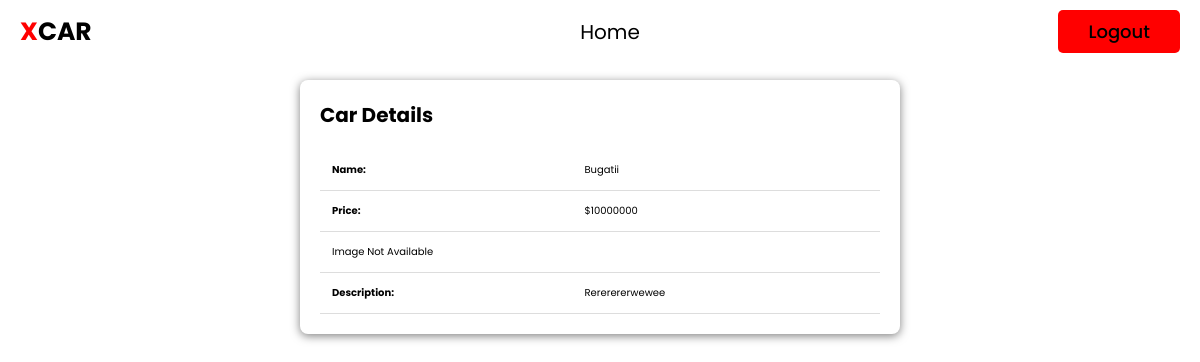
Page /php/ProductPage.php?id=1 on the committed database.
### tables this page shows
CREATE TABLE `cars` (
  `id` int(11) NOT NULL,
  `name_car` varchar(255) NOT NULL,
  `price` int(20) NOT NULL,
  `image` varchar(255) NOT NULL,
  `description` varchar(300) NOT NULL
);

### php/ProductPage.php (the view, shortened to what this page needs)
<?php
include 'databaseSign.php';
?>
<!DOCTYPE html>
<html lang="en">
<head>
    <link rel="stylesheet" href="https://cdnjs.cloudflare.com/ajax/libs/font-awesome/6.5.1/css/all.min.css"
/>
    <link rel="stylesheet" href="styleProduct.css">
    <link rel="stylesheet" href="https://cdn.jsdelivr.net/npm/swiper@11/swiper-bundle.min.css" />
</head>
<body>
    <header class="header">
        <a href="index.php" class="logo"><span>X</span>CAR</a>
        <nav class="navbar" style="margin-left:50px; ">
            <a href="index.php" style="font-size:20px">Home</a>
        </nav>
        <div id="login-btn">
            <button class="btn"><a href="logout.php">Logout</a></button>
        </div>
    </header>
    <?php
    if (isset($_GET['id'])) {
        $car_id = $_GET['id'];
        $stmt = mysqli_prepare($conn, "SELECT * FROM cars WHERE id = ?");
        mysqli_stmt_bind_param($stmt, "i", $car_id);
        mysqli_stmt_execute($stmt);
        $result = mysqli_stmt_get_result($stmt);
        $car = mysqli_fetch_assoc($result);
        if (!$car) {
            echo "<p>Car not found</p>";
        } else {
            echo "<div class='car-details-container'>";
            echo "<h1>Car Details</h1>";
            echo "<table class='car-details'>";
            echo "<tr><td><b>Name:</b></td><td>" . htmlspecialchars($car['name_car']) . "</td></tr>";
            echo "<tr><td><b>Price:</b></td><td>$" . htmlspecialchars($car['price']) . "</td></tr>";
            $imagePath = 'images/' . htmlspecialchars($car['image']);
            if (file_exists($imagePath)) {
                echo "<tr><td colspan='2'><img src='$imagePath' alt='" . htmlspecialchars($car['name_car']) . "' class='car-image' /></td></tr>";
            } else {
                echo "<tr><td colspan='2'>Image not available</td></tr>";
            }
            if (!empty($car['description'])) {
                echo "<tr><td><b>Description:</b></td><td>" . htmlspecialchars($car['description']) . "</td></tr>";
            }
            echo "</table>";
            echo "</div>";
        }
    } else {
        echo "<p>No car selected</p>";
    }
    ?>
</body>
</html>

### css/styleProduct.css (style rules this page uses)
* { font-family: 'Poppins', sans-serif; margin: 0; padding: 0; box-sizing: border-box; outline: none; border: none; text-decoration: none; text-transform: capitalize; }
html { font-size: 62.5%; overflow-x: hidden; scroll-padding-top: 7rem; scroll-behavior: smooth; }
#login-btn .btn a { text-decoration: none; font-size: large; color: black; }
.btn { display: inline-block; margin-top: 1rem; border-radius: 0.5rem; background: red; color: black; font-weight: 500; font-size: 1.7rem; cursor: pointer; padding: .8rem 3rem; }
.header { position: fixed; top: 0; left: 0; right: 0; z-index: 999; background: white; display: flex; align-items: center; justify-content: space-between; padding: 3rem 9%; }
.header .logo { font-size: 2.5rem; color: black; font-weight: bolder; }
.header .logo span { color: red; }
.header .navbar a { font-size: 1.7rem; margin: 0 1rem; color: black; }
.header .btn { margin-top: 0; }
.car-details-container { max-width: 600px; margin: 20px auto; padding: 20px; background-color: #fff; border-radius: 8px; box-shadow: 0 2px 4px rgba(0, 0, 0, 0.1); }
.car-details { width: 100%; border-collapse: collapse; margin-top: 20px; }
.car-details th, .car-details td { text-align: left; padding: 12px; border-bottom: 1px solid #ddd; }
.header { background:white ; color: #ff0000; padding: 10px 0; text-align: center; }
.header a { color: #fff; text-decoration: none; }
.navbar a { margin: 0 10px; color: #fff; text-decoration: none; }

### php/ProductPage.php (style rules this page uses)
* { font-family: 'Poppins', sans-serif; margin: 0; padding: 0; box-sizing: border-box; outline: none; border: none; text-decoration: none; text-transform: capitalize; }
html { font-size: 62.5%; overflow-x: hidden; scroll-padding-top: 7rem; scroll-behavior: smooth; }
#login-btn .btn a { text-decoration: none; font-size: large; color: black; }
.btn { display: inline-block; margin-top: 1rem; border-radius: 0.5rem; background: red; color: black; font-weight: 500; font-size: 1.7rem; cursor: pointer; padding: .8rem 3rem; }
.header #login-btn { margin-right: 20px; }
.header { position: fixed; top: 0; left: 0; right: 0; z-index: 999; background: white; display: flex; align-items: center; justify-content: space-between; padding: 3rem 9%; }
.header .logo { padding: 0 20px; font-size: 2.5rem; color: black; font-weight: bolder; }
.header .logo span { color: red; }
.header .navbar a { font-size: 1.7rem; margin: 0 1rem; color: black; }
.header .btn { margin-top: 0; }
.car-details-container { max-width: 600px; margin: 80px auto; padding: 20px; background-color: #fff; border-radius: 8px; box-shadow: 0 2px 10px rgba(0, 0, 0, 0.5); }
.car-details { width: 100%; border-collapse: collapse; margin-top: 20px; }
.car-details th, .car-details td { text-align: left; padding: 12px; border-bottom: 1px solid #ddd; }
.header { background: ; color: #fff; padding: 10px 0; text-align: center; }
.header a { color: #fff; text-decoration: none; }
.navbar a { margin: 0 10px; color: #fff; text-decoration: none; }

### rows in the picture
cars: name_car "Bugatii", price "10000000", description "Rererererwewee"
